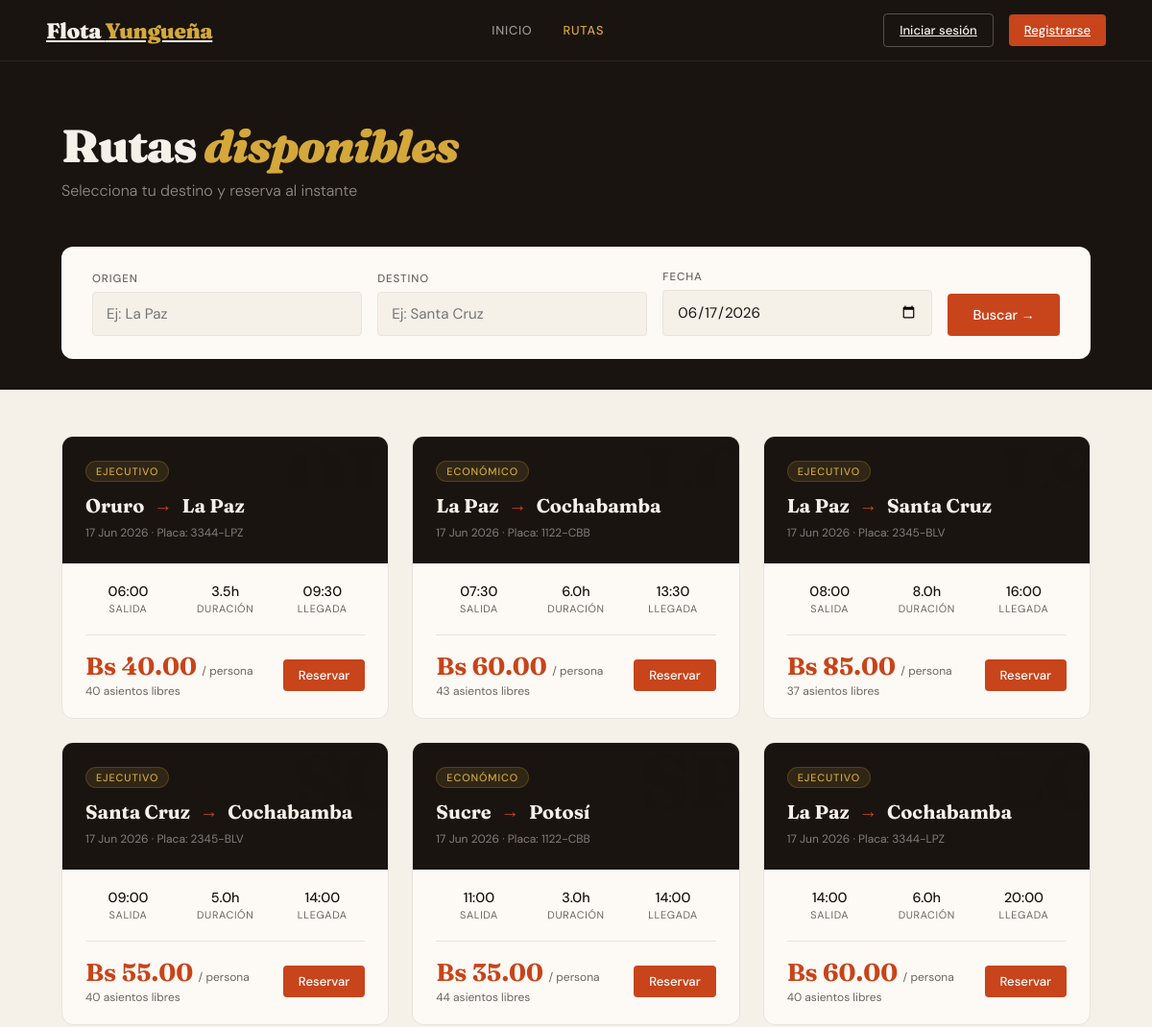
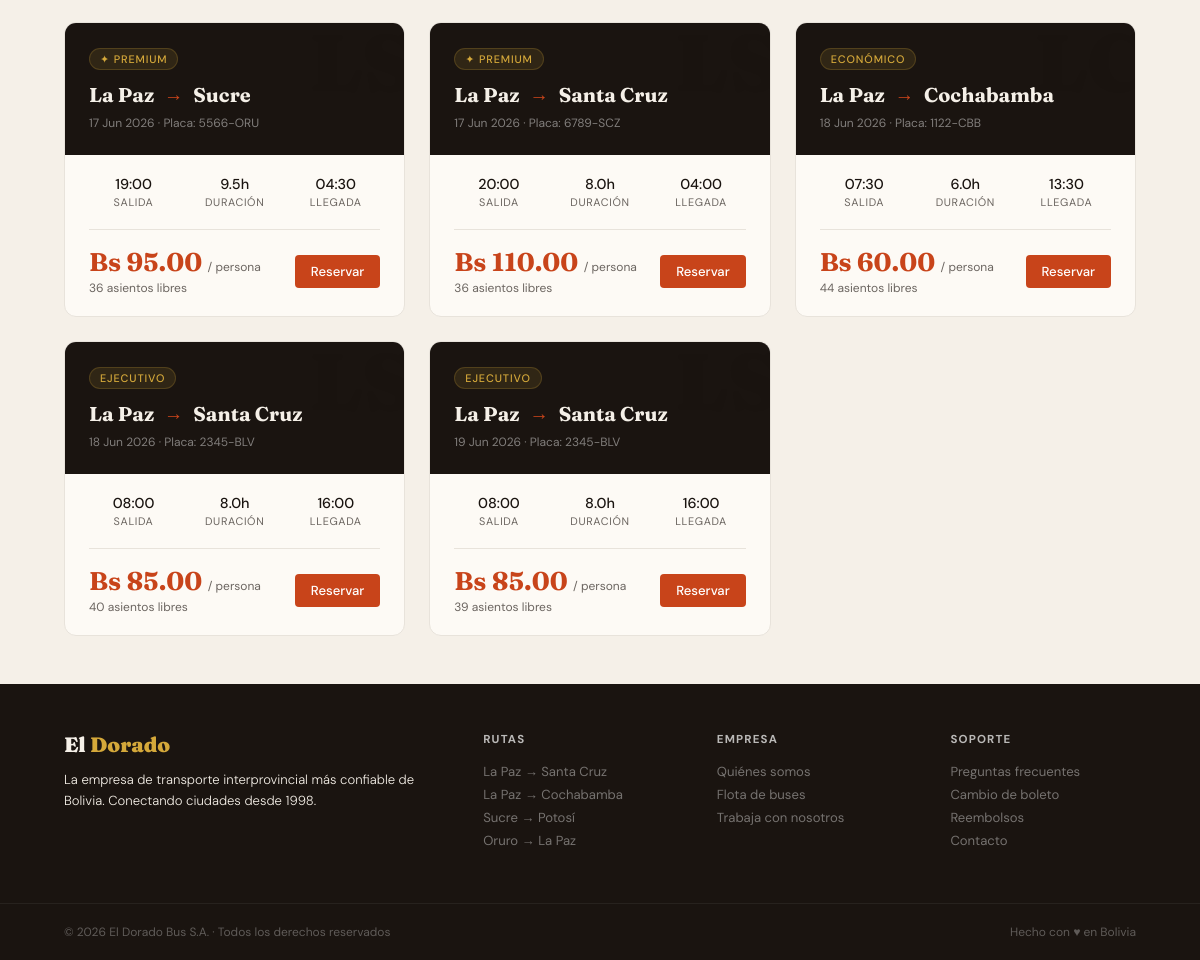
The page /index.php?page=rutas on the database its author committed (2 pictures, top to bottom).
### tables this page shows
CREATE TABLE `viajes` (
  `id` int(10) UNSIGNED NOT NULL,
  `horario_id` int(10) UNSIGNED NOT NULL,
  `fecha_viaje` date NOT NULL,
  `precio` decimal(8,2) NOT NULL,
  `estado` enum('programado','en_curso','completado','cancelado') NOT NULL DEFAULT 'programado'
);

CREATE TABLE `buses` (
  `id` int(10) UNSIGNED NOT NULL,
  `placa` varchar(10) NOT NULL,
  `tipo` enum('economico','ejecutivo','premium_cama') NOT NULL DEFAULT 'ejecutivo',
  `total_seats` tinyint(3) UNSIGNED NOT NULL DEFAULT 40,
  `imagen` varchar(200) DEFAULT 'bus_default.jpg',
  `activo` tinyint(1) NOT NULL DEFAULT 1
);

CREATE TABLE `ciudades` (
  `id` int(10) UNSIGNED NOT NULL,
  `nombre` varchar(80) NOT NULL,
  `codigo` char(3) NOT NULL
);

CREATE TABLE `horarios` (
  `id` int(10) UNSIGNED NOT NULL,
  `ruta_id` int(10) UNSIGNED NOT NULL,
  `bus_id` int(10) UNSIGNED NOT NULL,
  `hora_salida` time NOT NULL,
  `hora_llegada` time NOT NULL,
  `dias` set('lun','mar','mie','jue','vie','sab','dom') NOT NULL DEFAULT 'lun,mar,mie,jue,vie,sab,dom',
  `activo` tinyint(1) NOT NULL DEFAULT 1
);

CREATE TABLE `rutas` (
  `id` int(10) UNSIGNED NOT NULL,
  `origen_id` int(10) UNSIGNED NOT NULL,
  `destino_id` int(10) UNSIGNED NOT NULL,
  `distancia_km` smallint(5) UNSIGNED DEFAULT NULL,
  `duracion_h` decimal(4,1) NOT NULL,
  `precio_base` decimal(8,2) NOT NULL,
  `activo` tinyint(1) NOT NULL DEFAULT 1
);

### index.php (called while the page is built, shortened)
<?php
require_once __DIR__ . '/config/database.php';
require_once __DIR__ . '/controllers/RutaController.php';
$page   = $_GET['page']   ?? 'home';
switch ($page) {
    case 'rutas':
        $ctrl = new RutaController();
        $data = isset($_GET['buscar']) ? $ctrl->buscar() : $ctrl->index();
        break;
}
require __DIR__ . '/views/layout.php';

### models/RutaModel.php (called while the page is built, shortened)
<?php
require_once __DIR__ . '/../config/database.php';
class RutaModel {
    private PDO $db;
    public function __construct() {
        $this->db = Database::connect();
    }
    public function getViajesDisponibles(string $origen = '', string $destino = '', string $fecha = ''): array {
        $where = ['v.estado = "programado"', 'v.fecha_viaje >= CURDATE()'];
        $params = [];
        $sql = "SELECT
                  v.id AS viaje_id, v.fecha_viaje, v.precio, v.estado,
                  c_o.nombre AS origen, c_d.nombre AS destino,
                  h.hora_salida, h.hora_llegada, r.duracion_h,
                  b.tipo AS tipo_bus, b.total_seats, b.placa,
                  (SELECT COUNT(*) FROM reservas res
                   WHERE res.viaje_id = v.id AND res.estado != 'cancelada') AS asientos_ocupados
                FROM viajes v
                JOIN horarios h   ON h.id  = v.horario_id
                JOIN rutas    r   ON r.id  = h.ruta_id
                JOIN ciudades c_o ON c_o.id = r.origen_id
                JOIN ciudades c_d ON c_d.id = r.destino_id
                JOIN buses    b   ON b.id  = h.bus_id
                WHERE " . implode(' AND ', $where) . "
                ORDER BY v.fecha_viaje, h.hora_salida";
        $stmt = $this->db->prepare($sql);
        $stmt->execute($params);
        return $stmt->fetchAll();
    }
}

### config/database.php (called while the page is built, shortened)
<?php
class Database {
    private static ?PDO $instance = null;
    public static function connect(): PDO {
        if (self::$instance === null) {
            $dsn = sprintf(
            'mysql:host=%s;port=%s;dbname=%s;charset=%s',
             DB_HOST,
             DB_PORT,
             DB_NAME,
             DB_CHARSET
);
            self::$instance = new PDO($dsn, DB_USER, DB_PASS, [
                PDO::ATTR_ERRMODE => PDO::ERRMODE_EXCEPTION,
                PDO::ATTR_DEFAULT_FETCH_MODE => PDO::FETCH_ASSOC,
                PDO::ATTR_EMULATE_PREPARES => false,
            ]);
        }
        return self::$instance;
    }
}

### controllers/RutaController.php (called while the page is built, shortened)
<?php
require_once __DIR__ . '/../models/RutaModel.php';
class RutaController {
    private RutaModel $model;
    public function __construct() {
        $this->model = new RutaModel();
    }
    public function index(): array {
        return [
            'viajes'   => $this->model->getViajesDisponibles(),
            'ciudades' => $this->model->getCiudades(),
        ];
    }
}

### views/rutas.php (the view, shortened to what this page needs)
<?php
$filtros = $filtros ?? [];
?>
<div class="page-header">
  <h2>Rutas <em>disponibles</em></h2>
  <p>Selecciona tu destino y reserva al instante</p>
</div>
<section style="background:var(--dark);padding:0 4rem 2rem;">
  <form action="index.php" method="GET" class="search-grid" style="background:var(--white);padding:1.5rem 2rem;border-radius:var(--r-lg);">
    <div class="field">
      <label>Origen</label>
      <input type="text" name="origen" value="<?= htmlspecialchars($filtros['origen'] ?? '') ?>" placeholder="Ej: La Paz" />
    </div>
    <div class="field">
      <label>Destino</label>
      <input type="text" name="destino" value="<?= htmlspecialchars($filtros['destino'] ?? '') ?>" placeholder="Ej: Santa Cruz" />
    </div>
    <div class="field">
      <label>Fecha</label>
      <input type="date" name="fecha" value="<?= htmlspecialchars($filtros['fecha'] ?? '') ?>" />
    </div>
    <button type="submit" class="btn btn-primary">Buscar →</button>
  </form>
</section>
<div class="routes-grid">
  <?php if (empty($viajes)): ?>
    <div class="empty-state" style="grid-column:1/-1">
      <h3>No se encontraron viajes</h3>
      <p>Prueba con otras ciudades o fecha</p>
    </div>
  <?php else: ?>
    <?php foreach ($viajes as $v):
      $libres = $v['total_seats'] - $v['asientos_ocupados'];
      $tags   = ['economico'=>'Económico','ejecutivo'=>'Ejecutivo','premium_cama'=>'✦ Premium'];
      $tag    = $tags[$v['tipo_bus']] ?? 'Disponible';
    ?>
    <div class="route-card">
      <div class="route-card-top" data-bg="<?= substr($v['origen'],0,1).substr($v['destino'],0,1) ?>">
        <div class="route-tag"><?= $tag ?></div>
        <div class="route-cities">
          <span class="city-name"><?= htmlspecialchars($v['origen']) ?></span>
          <span class="route-arrow">→</span>
          <span class="city-name"><?= htmlspecialchars($v['destino']) ?></span>
        </div>
        <div style="font-size:.75rem;color:rgba(255,255,255,.45);margin-top:8px;">
          <?= date('d M Y', strtotime($v['fecha_viaje'])) ?> · Placa: <?= htmlspecialchars($v['placa']) ?>
        </div>
      </div>
      <div class="route-card-body">
        <div class="route-meta">
          <div class="meta-item">
            <div class="meta-val"><?= substr($v['hora_salida'],0,5) ?></div>
            <div class="meta-key">Salida</div>
          </div>
          <div class="meta-item">
            <div class="meta-val"><?= number_format($v['duracion_h'],1) ?>h</div>
            <div class="meta-key">Duración</div>
          </div>
          <div class="meta-item">
            <div class="meta-val"><?= substr($v['hora_llegada'],0,5) ?></div>
            <div class="meta-key">Llegada</div>
          </div>
        </div>
        <div class="route-card-footer">
          <div>
            <div class="route-price-tag">
              Bs <?= number_format($v['precio'],2) ?> <small>/ persona</small>
            </div>
            <div style="font-size:.75rem;color:var(--mid);margin-top:2px;"><?= $libres ?> asientos libres</div>
          </div>
          <a href="index.php?page=detalle_viaje&viaje_id=<?= $v['viaje_id'] ?>" class="btn btn-primary btn-sm">
            Reservar
          </a>
        </div>
      </div>
    </div>
    <?php endforeach; ?>
  <?php endif; ?>
</div>

### views/layout.php (shortened to what this page needs)
<?php
$isLogged = !empty($_SESSION['user_id']);
$userName = $_SESSION['user_nombre'] ?? '';
$page     = $_GET['page'] ?? 'home';
?>
<!DOCTYPE html>
<html lang="es">
<head>
  <link rel="stylesheet" href="style.css" />
</head>
<body>
<nav>
  <a href="index.php?page=home" class="nav-logo">Flota <span>Yungueña</span></a>
  <div class="nav-links">
    <a href="index.php?page=home"      class="<?= $page==='home'       ? 'active':'' ?>">Inicio</a>
    <a href="index.php?page=rutas"     class="<?= $page==='rutas'      ? 'active':'' ?>">Rutas</a>
  </div>
  <div class="nav-right">
    <?php if ($isLogged): ?>
      <span class="nav-user">👤 <?= htmlspecialchars($userName) ?></span>
      <a href="index.php?page=logout" class="btn-nav outline btn-sm">Salir</a>
    <?php else: ?>
      <a href="index.php?page=login"    class="btn-nav outline btn-sm">Iniciar sesión</a>
      <a href="index.php?page=register" class="btn-nav primary btn-sm">Registrarse</a>
    <?php endif; ?>
  </div>
</nav>
<main>
<?php
switch($page){
    case 'rutas':
        $viewFile = 'views/rutas.php';
        break;
}
if (file_exists($viewFile)) {
  require $viewFile;
} else {
  echo '<div class="empty-state"><h3>Página no encontrada</h3></div>';
}
?>
</main>
<footer>
  <div class="footer-brand">
    <div class="logo">El <span>Dorado</span></div>
    <p>La empresa de transporte interprovincial más confiable de Bolivia. Conectando ciudades desde 1998.</p>
  </div>
  <div>
    <h4>Rutas</h4>
    <a href="index.php?page=rutas">La Paz → Santa Cruz</a>
    <a href="index.php?page=rutas">La Paz → Cochabamba</a>
    <a href="index.php?page=rutas">Sucre → Potosí</a>
    <a href="index.php?page=rutas">Oruro → La Paz</a>
  </div>
  <div>
    <h4>Empresa</h4>
    <a href="#">Quiénes somos</a>
    <a href="#">Flota de buses</a>
    <a href="#">Trabaja con nosotros</a>
  </div>
  <div>
    <h4>Soporte</h4>
    <a href="#">Preguntas frecuentes</a>
    <a href="#">Cambio de boleto</a>
    <a href="#">Reembolsos</a>
    <a href="#">Contacto</a>
  </div>
</footer>
<div class="footer-bottom">
  <span>© <?= date('Y') ?> El Dorado Bus S.A. · Todos los derechos reservados</span>
  <span>Hecho con ♥ en Bolivia</span>
</div>
</body>
</html>

### rows shown on the page
viajes: buses.tipo "EJECUTIVO", ciudades.nombre "Oruro", ciudades.nombre "La Paz", fecha_viaje "17 Jun 2026", buses.placa "3344-LPZ", horario.hora_salida "06:00", rutas.duracion_h "3.5", horario.hora_llegada "09:30", precio "40.00", buses.total_seats "40"
viajes: buses.tipo "ECONÓMICO", ciudades.nombre "La Paz", ciudades.nombre "Cochabamba", fecha_viaje "17 Jun 2026", buses.placa "1122-CBB", horario.hora_salida "07:30", rutas.duracion_h "6.0", horario.hora_llegada "13:30", precio "60.00", libres "43"
viajes: buses.tipo "EJECUTIVO", ciudades.nombre "La Paz", ciudades.nombre "Santa Cruz", fecha_viaje "17 Jun 2026", buses.placa "2345-BLV", horario.hora_salida "08:00", rutas.duracion_h "8.0", horario.hora_llegada "16:00", precio "85.00", libres "37"
viajes: buses.tipo "EJECUTIVO", ciudades.nombre "Santa Cruz", ciudades.nombre "Cochabamba", fecha_viaje "17 Jun 2026", buses.placa "2345-BLV", horario.hora_salida "09:00", rutas.duracion_h "5.0", horario.hora_llegada "14:00", precio "55.00", buses.total_seats "40"
viajes: buses.tipo "ECONÓMICO", ciudades.nombre "Sucre", ciudades.nombre "Potosí", fecha_viaje "17 Jun 2026", buses.placa "1122-CBB", horario.hora_salida "11:00", rutas.duracion_h "3.0", horario.hora_llegada "14:00", precio "35.00", buses.total_seats "44"
viajes: buses.tipo "EJECUTIVO", ciudades.nombre "La Paz", ciudades.nombre "Cochabamba", fecha_viaje "17 Jun 2026", buses.placa "3344-LPZ", horario.hora_salida "14:00", rutas.duracion_h "6.0", horario.hora_llegada "20:00", precio "60.00", buses.total_seats "40"
viajes: buses.tipo "✦ PREMIUM", ciudades.nombre "La Paz", ciudades.nombre "Sucre", fecha_viaje "17 Jun 2026", buses.placa "5566-ORU", horario.hora_salida "19:00", rutas.duracion_h "9.5", horario.hora_llegada "04:30", precio "95.00", buses.total_seats "36"
viajes: buses.tipo "✦ PREMIUM", ciudades.nombre "La Paz", ciudades.nombre "Santa Cruz", fecha_viaje "17 Jun 2026", buses.placa "6789-SCZ", horario.hora_salida "20:00", rutas.duracion_h "8.0", horario.hora_llegada "04:00", precio "110.00", buses.total_seats "36"
viajes: buses.tipo "ECONÓMICO", ciudades.nombre "La Paz", ciudades.nombre "Cochabamba", fecha_viaje "18 Jun 2026", buses.placa "1122-CBB", horario.hora_salida "07:30", rutas.duracion_h "6.0", horario.hora_llegada "13:30", precio "60.00", buses.total_seats "44"
viajes: buses.tipo "EJECUTIVO", ciudades.nombre "La Paz", ciudades.nombre "Santa Cruz", fecha_viaje "18 Jun 2026", buses.placa "2345-BLV", horario.hora_salida "08:00", rutas.duracion_h "8.0", horario.hora_llegada "16:00", precio "85.00", buses.total_seats "40"
viajes: buses.tipo "EJECUTIVO", ciudades.nombre "La Paz", ciudades.nombre "Santa Cruz", fecha_viaje "19 Jun 2026", buses.placa "2345-BLV", horario.hora_salida "08:00", rutas.duracion_h "8.0", horario.hora_llegada "16:00", precio "85.00", libres "39"
